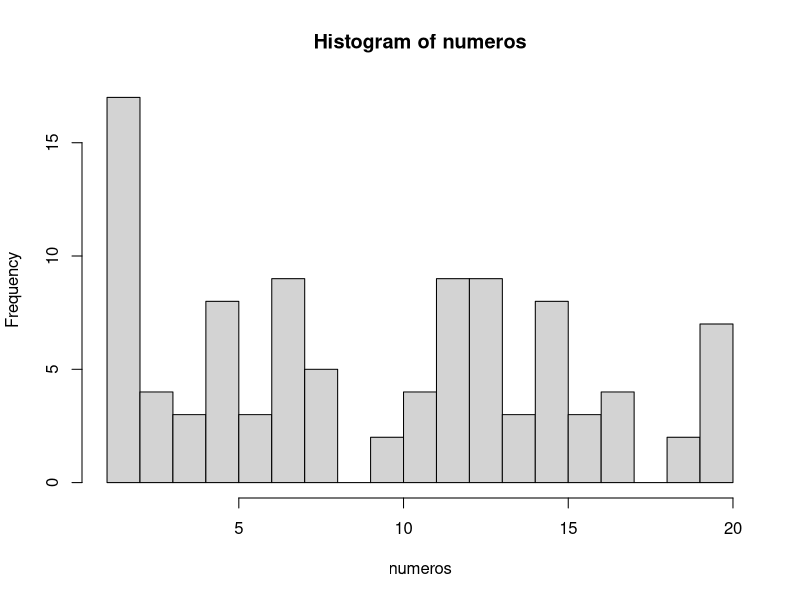

This chart was generated by the following R code:
## ---- chunk 1
numeros <- sample(1:20, 100, TRUE)
numeros
## ---- chunk 2
mediana <- median(numeros)
mediana
## ---- chunk 3
media <- mean(numeros)
media
## ---- chunk 4
# El argumento breaks nos permite dividir en histograma en las partes que queramos
hist(numeros, breaks = 20)
## ---- chunk 5
tabla.frecuencias <- data.frame(table(numeros))
tabla.frecuencias
## ---- chunk 6
# Con la función seq, creamos una secuencia de 1 a 10 en intervalos de 0.1 en 0.1
secuencia <- seq(1, 10, 0.1)
muestra <- sample(secuencia, 100, TRUE)
muestra
## ---- chunk 7
# Aquí el cálculo de la mediana 
mediana.muestra <- median(muestra)
mediana.muestra
## ---- chunk 8
# Aquí el cálculo de la media
media.muestra <- mean(muestra)
media.muestra
## ---- chunk 9
# Aquí el cálculo de la moda
tabla.muestra <- data.frame(table(muestra))
tabla.muestra
